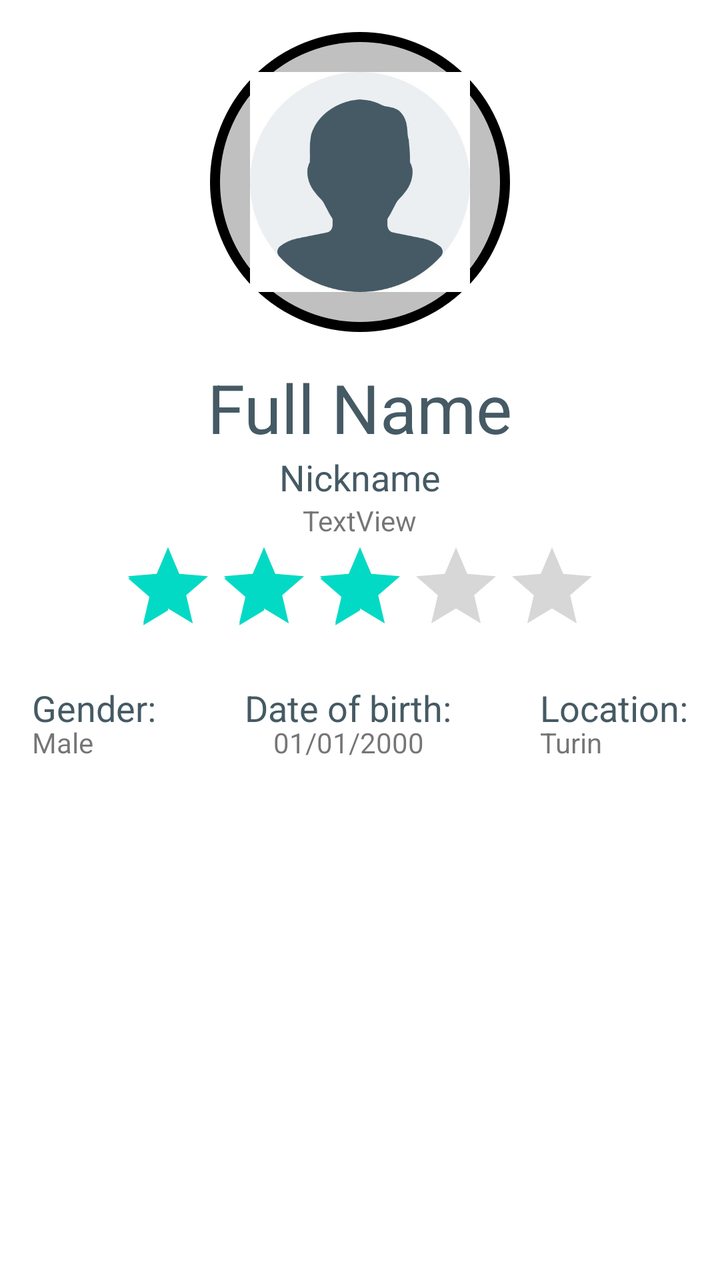
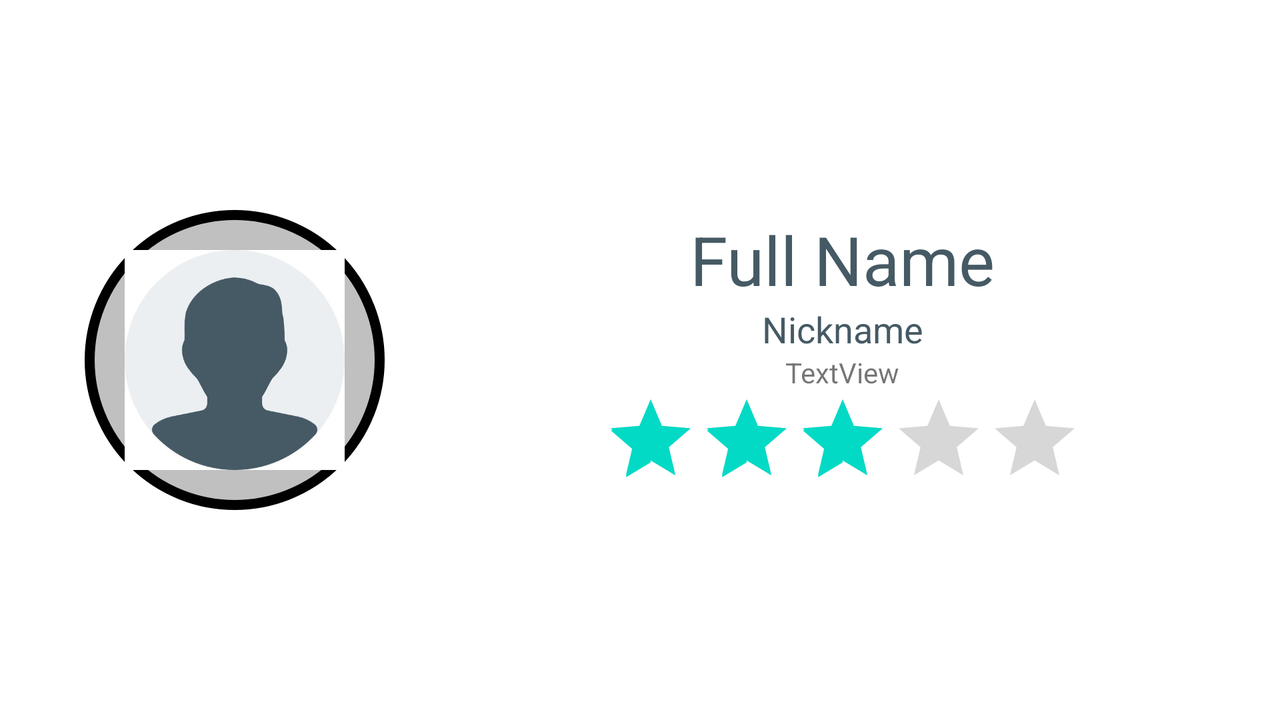

One screen, two layout resources from the same app: the default and the author's alternative for another configuration. Each is rendered where Android would select it; the XML of both is given below.
<!-- AndroidManifest.xml: application theme Theme.MADgroup4 -->
<!-- res/layout/activity_main.xml -->
<?xml version="1.0" encoding="utf-8"?>
<androidx.constraintlayout.widget.ConstraintLayout xmlns:android="http://schemas.android.com/apk/res/android"
    xmlns:app="http://schemas.android.com/apk/res-auto"
    xmlns:tools="http://schemas.android.com/tools"
    android:layout_width="match_parent"
    android:layout_height="match_parent"
    android:orientation="vertical"
    android:paddingHorizontal="16dp"
    tools:context=".ShowProfileActivity">

    <LinearLayout
        android:id="@+id/linearLayout"
        android:layout_width="match_parent"
        android:layout_height="0dp"
        android:layout_marginTop="16dp"
        android:gravity="center"
        android:orientation="vertical"
        app:layout_constraintTop_toTopOf="parent">

        <FrameLayout
            android:layout_width="150dp"
            android:layout_height="150dp"
            android:background="@drawable/round"
            android:padding="20dp">

            <ImageView
                android:id="@+id/profile_image"
                android:layout_width="match_parent"
                android:layout_height="match_parent"
                android:src="@drawable/profile" />
        </FrameLayout>

    </LinearLayout>

    <LinearLayout
        android:id="@+id/linearLayout2"
        android:layout_width="match_parent"
        android:layout_height="wrap_content"
        android:layout_marginTop="15dp"
        android:orientation="vertical"
        app:layout_constraintTop_toBottomOf="@+id/linearLayout">

        <TextView
            android:id="@+id/name"
            android:layout_width="wrap_content"
            android:layout_height="wrap_content"
            android:layout_gravity="center_horizontal"
            android:text="Full Name"
            android:textAppearance="@style/TextAppearance.AppCompat.Display1"
            android:textColor="@color/textPrimary" />

        <TextView
            android:id="@+id/nickname"
            android:layout_width="wrap_content"
            android:layout_height="wrap_content"
            android:layout_gravity="center_horizontal"
            android:text="Nickname"
            android:textAppearance="@style/TextAppearance.AppCompat.Medium"
            android:textColor="@color/textPrimary" />

        <TextView
            android:id="@+id/textView"
            android:layout_width="wrap_content"
            android:layout_height="wrap_content"
            android:layout_gravity="center_horizontal"
            android:text="TextView" />

        <RatingBar
            android:id="@+id/ratingBar"
            android:layout_width="wrap_content"
            android:layout_height="wrap_content"
            android:layout_gravity="center_horizontal"
            android:isIndicator="true"
            android:numStars="5"
            android:rating="3" />

    </LinearLayout>

    <androidx.constraintlayout.widget.ConstraintLayout
        android:id="@+id/constraintLayout3"
        android:layout_width="wrap_content"
        android:layout_height="wrap_content"
        android:layout_marginTop="15dp"
        app:layout_constraintStart_toStartOf="parent"
        app:layout_constraintTop_toBottomOf="@id/linearLayout2">

        <TextView
            android:layout_width="wrap_content"
            android:layout_height="wrap_content"
            android:text="Gender:"
            android:textAppearance="@style/TextAppearance.AppCompat.Medium"
            android:textColor="@color/textPrimary"
            app:layout_constraintStart_toStartOf="parent"
            app:layout_constraintTop_toTopOf="parent" />

        <TextView
            android:layout_width="wrap_content"
            android:layout_height="wrap_content"
            android:paddingTop="20dp"
            android:text="Male"
            app:layout_constraintBottom_toBottomOf="parent"
            app:layout_constraintStart_toStartOf="parent" />

    </androidx.constraintlayout.widget.ConstraintLayout>

    <androidx.constraintlayout.widget.ConstraintLayout
        android:layout_width="wrap_content"
        android:layout_height="wrap_content"
        android:layout_marginTop="15dp"
        app:layout_constraintEnd_toStartOf="@+id/constraintLayout4"
        app:layout_constraintStart_toEndOf="@+id/constraintLayout3"
        app:layout_constraintTop_toBottomOf="@+id/linearLayout2">

        <TextView
            android:layout_width="wrap_content"
            android:layout_height="wrap_content"
            android:text="Date of birth:"
            android:textAppearance="@style/TextAppearance.AppCompat.Medium"
            android:textColor="@color/textPrimary"
            app:layout_constraintEnd_toEndOf="parent"
            app:layout_constraintStart_toStartOf="parent"
            app:layout_constraintTop_toTopOf="parent" />

        <TextView
            android:layout_width="wrap_content"
            android:layout_height="wrap_content"
            android:paddingTop="20dp"
            android:text="01/01/2000"
            app:layout_constraintBottom_toBottomOf="parent"
            app:layout_constraintEnd_toEndOf="parent"
            app:layout_constraintStart_toStartOf="parent" />

    </androidx.constraintlayout.widget.ConstraintLayout>

    <androidx.constraintlayout.widget.ConstraintLayout
        android:id="@+id/constraintLayout4"
        android:layout_width="wrap_content"
        android:layout_height="wrap_content"
        android:layout_marginTop="15dp"
        app:layout_constraintEnd_toEndOf="parent"
        app:layout_constraintTop_toBottomOf="@+id/linearLayout2">

        <TextView
            android:layout_width="wrap_content"
            android:layout_height="wrap_content"
            android:text="Location:"
            android:textAppearance="@style/TextAppearance.AppCompat.Medium"
            android:textColor="@color/textPrimary"
            app:layout_constraintStart_toStartOf="parent"
            app:layout_constraintTop_toTopOf="parent" />

        <TextView
            android:layout_width="wrap_content"
            android:layout_height="wrap_content"
            android:paddingTop="20dp"
            android:text="Turin"
            app:layout_constraintBottom_toBottomOf="parent"
            app:layout_constraintStart_toStartOf="parent" />


    </androidx.constraintlayout.widget.ConstraintLayout>

</androidx.constraintlayout.widget.ConstraintLayout>
<!-- resources referenced by this layout -->
<resources>
  <color name="textPrimary">#455a64</color>
  <!-- drawable profile: jpg bitmap (drawable, 11329 bytes) -->
  <!-- drawable round (drawable) -->
  <?xml version="1.0" encoding="utf-8"?>
  <shape android:shape="oval" xmlns:android="http://schemas.android.com/apk/res/android">
      <solid android:color="@color/grey"/>
      <stroke android:width="5dp" android:color="@color/black"/>
  </shape>
  <style name="Theme.MADgroup4" parent="Theme.MaterialComponents.DayNight.DarkActionBar">
          
          <item name="colorPrimary">@color/purple_500</item>
          <item name="colorPrimaryVariant">@color/purple_700</item>
          <item name="colorOnPrimary">@color/white</item>
          
          <item name="colorSecondary">@color/teal_200</item>
          <item name="colorSecondaryVariant">@color/teal_700</item>
          <item name="colorOnSecondary">@color/black</item>
          
          <item name="android:statusBarColor">?attr/colorPrimaryVariant</item>
          
      </style>
  <color name="grey">#c0c0c0</color>
  <color name="black">#FF000000</color>
  <color name="purple_500">#FF6200EE</color>
  <color name="purple_700">#FF3700B3</color>
  <color name="white">#FFFFFFFF</color>
  <color name="teal_200">#FF03DAC5</color>
  <color name="teal_700">#FF018786</color>
</resources>
<!-- res/layout-land/activity_main.xml (the author's variant of the layout above) -->
<!-- drawn on the phone turned sideways -->
<?xml version="1.0" encoding="utf-8"?>
<LinearLayout xmlns:android="http://schemas.android.com/apk/res/android"
    xmlns:app="http://schemas.android.com/apk/res-auto"
    xmlns:tools="http://schemas.android.com/tools"
    android:layout_width="match_parent"
    android:layout_height="match_parent"
    android:orientation="horizontal"
    android:background="#FFFFFF"
    android:paddingHorizontal="16dp"
    tools:context=".ShowProfileActivity">

    <LinearLayout
        android:layout_width="0dp"
        android:layout_height="match_parent"
        android:layout_weight="1"
        android:orientation="horizontal"
        android:gravity="center">

        <FrameLayout
            android:layout_width="150dp"
            android:layout_height="150dp"
            android:background="@drawable/round"
            android:padding="20dp"
            >

            <ImageView
                android:layout_width="match_parent"
                android:layout_height="match_parent"
                android:src="@drawable/profile" />

        </FrameLayout>



    </LinearLayout>


    <LinearLayout
        android:layout_width="0dp"
        android:layout_height="match_parent"
        android:layout_weight="2"
        android:orientation="vertical"
        android:gravity="center_vertical">

        <TextView
            android:id="@+id/name"
            android:layout_width="wrap_content"
            android:layout_height="wrap_content"
            android:layout_gravity="center"
            android:text="Full Name"
            android:textAppearance="@style/TextAppearance.AppCompat.Display1"
            android:textColor="@color/textPrimary" />

        <TextView
            android:id="@+id/nickname"
            android:layout_width="wrap_content"
            android:layout_height="wrap_content"
            android:layout_gravity="center"
            android:text="Nickname"
            android:textAppearance="@style/TextAppearance.AppCompat.Medium"
            android:textColor="@color/textPrimary" />

        <TextView
            android:id="@+id/textView6"
            android:layout_width="wrap_content"
            android:layout_height="wrap_content"
            android:layout_gravity="center_horizontal"
            android:text="TextView" />

        <RatingBar
            android:id="@+id/ratingBar"
            android:layout_width="wrap_content"
            android:layout_height="wrap_content"
            android:layout_gravity="center"
            android:isIndicator="true"
            android:numStars="5"
            android:rating="3" />

    </LinearLayout>




</LinearLayout>
